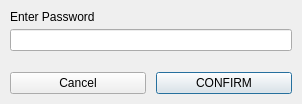
<?xml version="1.0" encoding="UTF-8"?>
<ui version="4.0">
 <class>EnterOTPPasswordDialog</class>
 <widget class="QDialog" name="EnterOTPPasswordDialog">
  <property name="geometry">
   <rect>
    <x>0</x>
    <y>0</y>
    <width>302</width>
    <height>104</height>
   </rect>
  </property>
  <property name="windowTitle">
   <string>Enter OTP Password</string>
  </property>
  <layout class="QVBoxLayout" name="verticalLayout">
   <property name="spacing">
    <number>0</number>
   </property>
   <property name="leftMargin">
    <number>0</number>
   </property>
   <property name="topMargin">
    <number>0</number>
   </property>
   <property name="rightMargin">
    <number>0</number>
   </property>
   <property name="bottomMargin">
    <number>0</number>
   </property>
   <item>
    <widget class="QWidget" name="widget" native="true">
     <layout class="QVBoxLayout" name="verticalLayout_2">
      <property name="spacing">
       <number>5</number>
      </property>
      <property name="leftMargin">
       <number>10</number>
      </property>
      <property name="topMargin">
       <number>10</number>
      </property>
      <property name="rightMargin">
       <number>10</number>
      </property>
      <item>
       <widget class="QLabel" name="labelReason">
        <property name="text">
         <string>Enter Password</string>
        </property>
        <property name="wordWrap">
         <bool>true</bool>
        </property>
       </widget>
      </item>
      <item>
       <widget class="QLineEdit" name="lineEditPassword">
        <property name="echoMode">
         <enum>QLineEdit::Password</enum>
        </property>
       </widget>
      </item>
     </layout>
    </widget>
   </item>
   <item>
    <spacer name="verticalSpacer">
     <property name="orientation">
      <enum>Qt::Vertical</enum>
     </property>
     <property name="sizeHint" stdset="0">
      <size>
       <width>20</width>
       <height>2</height>
      </size>
     </property>
    </spacer>
   </item>
   <item>
    <widget class="QWidget" name="widget_2" native="true">
     <property name="buttonBar" stdset="0">
      <bool>true</bool>
     </property>
     <layout class="QHBoxLayout" name="horizontalLayout">
      <property name="spacing">
       <number>10</number>
      </property>
      <property name="leftMargin">
       <number>10</number>
      </property>
      <property name="topMargin">
       <number>10</number>
      </property>
      <property name="rightMargin">
       <number>10</number>
      </property>
      <property name="bottomMargin">
       <number>10</number>
      </property>
      <item>
       <widget class="QPushButton" name="pushButtonCancel">
        <property name="text">
         <string>Cancel</string>
        </property>
        <property name="autoDefault">
         <bool>false</bool>
        </property>
       </widget>
      </item>
      <item>
       <widget class="QPushButton" name="pushButtonOk">
        <property name="text">
         <string>CONFIRM</string>
        </property>
        <property name="default">
         <bool>true</bool>
        </property>
       </widget>
      </item>
     </layout>
    </widget>
   </item>
  </layout>
 </widget>
 <tabstops>
  <tabstop>lineEditPassword</tabstop>
  <tabstop>pushButtonOk</tabstop>
  <tabstop>pushButtonCancel</tabstop>
 </tabstops>
 <resources/>
 <connections/>
</ui>
